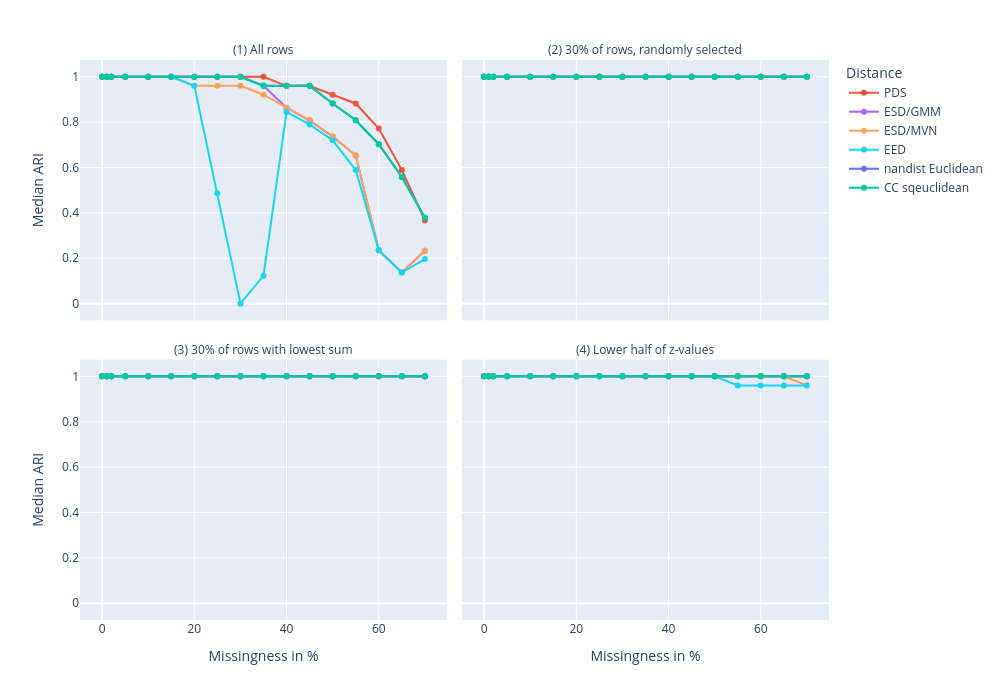
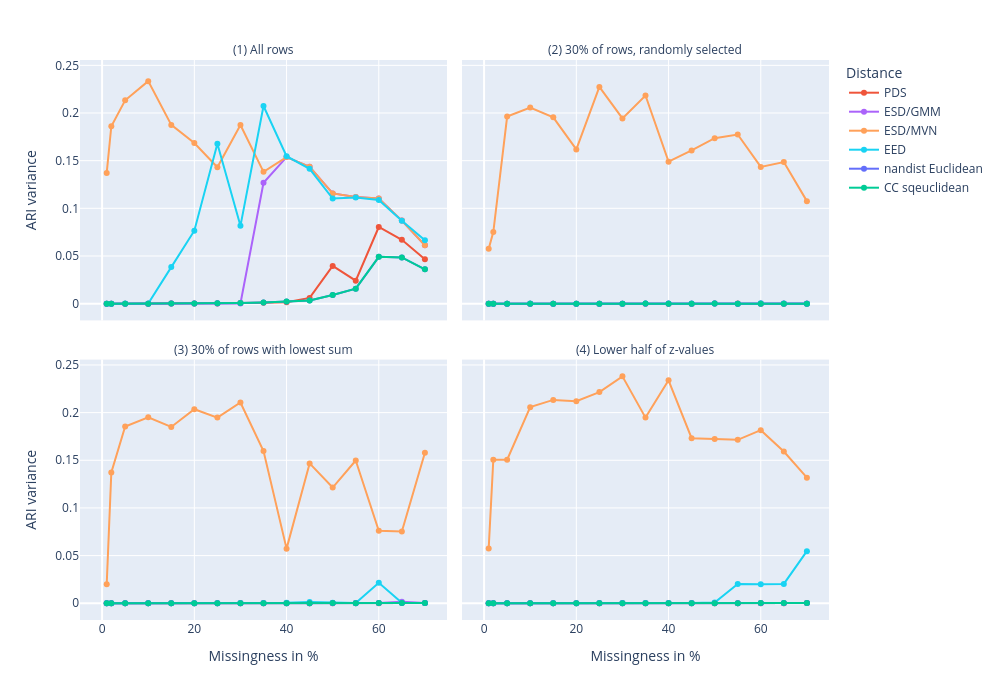

Notebook code cell kept with these figures, in order:
### Markdown cell above
## ARI

### Code cell
quadplot("Median ARI")
quadplot("ARI variance")

### Figure 1 — Plotly figure (JSON) as saved in the notebook; plotly's stock layout.template omitted (floating-point values rounded to 4 significant figures)
{"data": [{"hovertemplate": "Distance=dixon_pds_sqeuclidean<br>Scenario=uniform_everywhere<br>Missingness in %=%{x}<br>Median ARI=%{y}<extra></extra>", "legendgroup": "dixon_pds_sqeuclidean", "line": {"color": "#EF553B", "dash": "solid"}, "marker": {"symbol": "circle"}, "mode": "lines+markers", "name": "PDS", "orientation": "v", "showlegend": true, "type": "scatter", "x": [0, 1, 2, 5, 10, 15, 20, 25, 30, 35, 40, 45, 50, 55, 60, 65, 70], "xaxis": "x3", "y": [1.0, 1.0, 1.0, 1.0, 1.0, 1.0, 1.0, 1.0, 1.0, 1.0, 0.96, 0.96, 0.9208, 0.8824, 0.7721, 0.5889, 0.3664], "yaxis": "y3"}, {"hovertemplate": "Distance=dixon_pds_sqeuclidean<br>Scenario=uniform_randomrows<br>Missingness in %=%{x}<br>Median ARI=%{y}<extra></extra>", "legendgroup": "dixon_pds_sqeuclidean", "line": {"color": "#EF553B", "dash": "solid"}, "marker": {"symbol": "circle"}, "mode": "lines+markers", "name": "PDS", "orientation": "v", "showlegend": false, "type": "scatter", "x": [0, 1, 2, 5, 10, 15, 20, 25, 30, 35, 40, 45, 50, 55, 60, 65, 70], "xaxis": "x4", "y": [1.0, 1.0, 1.0, 1.0, 1.0, 1.0, 1.0, 1.0, 1.0, 1.0, 1.0, 1.0, 1.0, 1.0, 1.0, 1.0, 1.0], "yaxis": "y4"}, {"hovertemplate": "Distance=dixon_pds_sqeuclidean<br>Scenario=uniform_lowestrowsumsonly<br>Missingness in %=%{x}<br>Median ARI=%{y}<extra></extra>", "legendgroup": "dixon_pds_sqeuclidean", "line": {"color": "#EF553B", "dash": "solid"}, "marker": {"symbol": "circle"}, "mode": "lines+markers", "name": "PDS", "orientation": "v", "showlegend": false, "type": "scatter", "x": [0, 1, 2, 5, 10, 15, 20, 25, 30, 35, 40, 45, 50, 55, 60, 65, 70], "xaxis": "x", "y": [1.0, 1.0, 1.0, 1.0, 1.0, 1.0, 1.0, 1.0, 1.0, 1.0, 1.0, 1.0, 1.0, 1.0, 1.0, 1.0, 1.0], "yaxis": "y"}, {"hovertemplate": "Distance=dixon_pds_sqeuclidean<br>Scenario=uniform_halflowestscalars<br>Missingness in %=%{x}<br>Median ARI=%{y}<extra></extra>", "legendgroup": "dixon_pds_sqeuclidean", "line": {"color": "#EF553B", "dash": "solid"}, "marker": {"symbol": "circle"}, "mode": "lines+markers", "name": "PDS", "orientation": "v", "showlegend": false, "type": "scatter", "x": [0, 1, 2, 5, 10, 15, 20, 25, 30, 35, 40, 45, 50, 55, 60, 65, 70], "xaxis": "x2", "y": [1.0, 1.0, 1.0, 1.0, 1.0, 1.0, 1.0, 1.0, 1.0, 1.0, 1.0, 1.0, 1.0, 1.0, 1.0, 1.0, 1.0], "yaxis": "y2"}, {"hovertemplate": "Distance=eirola_esd_gmm<br>Scenario=uniform_everywhere<br>Missingness in %=%{x}<br>Median ARI=%{y}<extra></extra>", "legendgroup": "eirola_esd_gmm", "line": {"color": "#AB63FA", "dash": "solid"}, "marker": {"symbol": "circle"}, "mode": "lines+markers", "name": "ESD/GMM", "orientation": "v", "showlegend": true, "type": "scatter", "x": [0, 1, 2, 5, 10, 15, 20, 25, 30, 35, 40, 45, 50, 55, 60, 65, 70], "xaxis": "x3", "y": [1.0, 1.0, 1.0, 1.0, 1.0, 1.0, 1.0, 1.0, 1.0, 0.96, 0.8636, 0.8081, 0.737, 0.6527, 0.2348, 0.1377, 0.2329], "yaxis": "y3"}, {"hovertemplate": "Distance=eirola_esd_gmm<br>Scenario=uniform_randomrows<br>Missingness in %=%{x}<br>Median ARI=%{y}<extra></extra>", "legendgroup": "eirola_esd_gmm", "line": {"color": "#AB63FA", "dash": "solid"}, "marker": {"symbol": "circle"}, "mode": "lines+markers", "name": "ESD/GMM", "orientation": "v", "showlegend": false, "type": "scatter", "x": [0, 1, 2, 5, 10, 15, 20, 25, 30, 35, 40, 45, 50, 55, 60, 65, 70], "xaxis": "x4", "y": [1.0, 1.0, 1.0, 1.0, 1.0, 1.0, 1.0, 1.0, 1.0, 1.0, 1.0, 1.0, 1.0, 1.0, 1.0, 1.0, 1.0], "yaxis": "y4"}, {"hovertemplate": "Distance=eirola_esd_gmm<br>Scenario=uniform_lowestrowsumsonly<br>Missingness in %=%{x}<br>Median ARI=%{y}<extra></extra>", "legendgroup": "eirola_esd_gmm", "line": {"color": "#AB63FA", "dash": "solid"}, "marker": {"symbol": "circle"}, "mode": "lines+markers", "name": "ESD/GMM", "orientation": "v", "showlegend": false, "type": "scatter", "x": [0, 1, 2, 5, 10, 15, 20, 25, 30, 35, 40, 45, 50, 55, 60, 65, 70], "xaxis": "x", "y": [1.0, 1.0, 1.0, 1.0, 1.0, 1.0, 1.0, 1.0, 1.0, 1.0, 1.0, 1.0, 1.0, 1.0, 1.0, 1.0, 1.0], "yaxis": "y"}, {"hovertemplate": "Distance=eirola_esd_gmm<br>Scenario=uniform_halflowestscalars<br>Missingness in %=%{x}<br>Median ARI=%{y}<extra></extra>", "legendgroup": "eirola_esd_gmm", "line": {"color": "#AB63FA", "dash": "solid"}, "marker": {"symbol": "circle"}, "mode": "lines+markers", "name": "ESD/GMM", "orientation": "v", "showlegend": false, "type": "scatter", "x": [0, 1, 2, 5, 10, 15, 20, 25, 30, 35, 40, 45, 50, 55, 60, 65, 70], "xaxis": "x2", "y": [1.0, 1.0, 1.0, 1.0, 1.0, 1.0, 1.0, 1.0, 1.0, 1.0, 1.0, 1.0, 1.0, 1.0, 1.0, 1.0, 1.0], "yaxis": "y2"}, {"hovertemplate": "Distance=eirola_esd_mvn<br>Scenario=uniform_everywhere<br>Missingness in %=%{x}<br>Median ARI=%{y}<extra></extra>", "legendgroup": "eirola_esd_mvn", "line": {"color": "#FFA15A", "dash": "solid"}, "marker": {"symbol": "circle"}, "mode": "lines+markers", "name": "ESD/MVN", "orientation": "v", "showlegend": true, "type": "scatter", "x": [0, 1, 2, 5, 10, 15, 20, 25, 30, 35, 40, 45, 50, 55, 60, 65, 70], "xaxis": "x3", "y": [1.0, 1.0, 1.0, 1.0, 1.0, 1.0, 0.96, 0.96, 0.96, 0.9208, 0.8636, 0.8081, 0.737, 0.6527, 0.2348, 0.1377, 0.2329], "yaxis": "y3"}, {"hovertemplate": "Distance=eirola_esd_mvn<br>Scenario=uniform_randomrows<br>Missingness in %=%{x}<br>Median ARI=%{y}<extra></extra>", "legendgroup": "eirola_esd_mvn", "line": {"color": "#FFA15A", "dash": "solid"}, "marker": {"symbol": "circle"}, "mode": "lines+markers", "name": "ESD/MVN", "orientation": "v", "showlegend": false, "type": "scatter", "x": [0, 1, 2, 5, 10, 15, 20, 25, 30, 35, 40, 45, 50, 55, 60, 65, 70], "xaxis": "x4", "y": [1.0, 1.0, 1.0, 1.0, 1.0, 1.0, 1.0, 1.0, 1.0, 1.0, 1.0, 1.0, 1.0, 1.0, 1.0, 1.0, 1.0], "yaxis": "y4"}, {"hovertemplate": "Distance=eirola_esd_mvn<br>Scenario=uniform_lowestrowsumsonly<br>Missingness in %=%{x}<br>Median ARI=%{y}<extra></extra>", "legendgroup": "eirola_esd_mvn", "line": {"color": "#FFA15A", "dash": "solid"}, "marker": {"symbol": "circle"}, "mode": "lines+markers", "name": "ESD/MVN", "orientation": "v", "showlegend": false, "type": "scatter", "x": [0, 1, 2, 5, 10, 15, 20, 25, 30, 35, 40, 45, 50, 55, 60, 65, 70], "xaxis": "x", "y": [1.0, 1.0, 1.0, 1.0, 1.0, 1.0, 1.0, 1.0, 1.0, 1.0, 1.0, 1.0, 1.0, 1.0, 1.0, 1.0, 1.0], "yaxis": "y"}, {"hovertemplate": "Distance=eirola_esd_mvn<br>Scenario=uniform_halflowestscalars<br>Missingness in %=%{x}<br>Median ARI=%{y}<extra></extra>", "legendgroup": "eirola_esd_mvn", "line": {"color": "#FFA15A", "dash": "solid"}, "marker": {"symbol": "circle"}, "mode": "lines+markers", "name": "ESD/MVN", "orientation": "v", "showlegend": false, "type": "scatter", "x": [0, 1, 2, 5, 10, 15, 20, 25, 30, 35, 40, 45, 50, 55, 60, 65, 70], "xaxis": "x2", "y": [1.0, 1.0, 1.0, 1.0, 1.0, 1.0, 1.0, 1.0, 1.0, 1.0, 1.0, 1.0, 1.0, 1.0, 1.0, 1.0, 0.96], "yaxis": "y2"}, {"hovertemplate": "Distance=mesquita_eed<br>Scenario=uniform_everywhere<br>Missingness in %=%{x}<br>Median ARI=%{y}<extra></extra>", "legendgroup": "mesquita_eed", "line": {"color": "#19D3F3", "dash": "solid"}, "marker": {"symbol": "circle"}, "mode": "lines+markers", "name": "EED", "orientation": "v", "showlegend": true, "type": "scatter", "x": [0, 1, 2, 5, 10, 15, 20, 25, 30, 35, 40, 45, 50, 55, 60, 65, 70], "xaxis": "x3", "y": [1.0, 1.0, 1.0, 1.0, 1.0, 1.0, 0.96, 0.4866, 0.0, 0.1234, 0.8448, 0.7901, 0.7198, 0.589, 0.2348, 0.1372, 0.1963], "yaxis": "y3"}, {"hovertemplate": "Distance=mesquita_eed<br>Scenario=uniform_randomrows<br>Missingness in %=%{x}<br>Median ARI=%{y}<extra></extra>", "legendgroup": "mesquita_eed", "line": {"color": "#19D3F3", "dash": "solid"}, "marker": {"symbol": "circle"}, "mode": "lines+markers", "name": "EED", "orientation": "v", "showlegend": false, "type": "scatter", "x": [0, 1, 2, 5, 10, 15, 20, 25, 30, 35, 40, 45, 50, 55, 60, 65, 70], "xaxis": "x4", "y": [1.0, 1.0, 1.0, 1.0, 1.0, 1.0, 1.0, 1.0, 1.0, 1.0, 1.0, 1.0, 1.0, 1.0, 1.0, 1.0, 1.0], "yaxis": "y4"}, {"hovertemplate": "Distance=mesquita_eed<br>Scenario=uniform_lowestrowsumsonly<br>Missingness in %=%{x}<br>Median ARI=%{y}<extra></extra>", "legendgroup": "mesquita_eed", "line": {"color": "#19D3F3", "dash": "solid"}, "marker": {"symbol": "circle"}, "mode": "lines+markers", "name": "EED", "orientation": "v", "showlegend": false, "type": "scatter", "x": [0, 1, 2, 5, 10, 15, 20, 25, 30, 35, 40, 45, 50, 55, 60, 65, 70], "xaxis": "x", "y": [1.0, 1.0, 1.0, 1.0, 1.0, 1.0, 1.0, 1.0, 1.0, 1.0, 1.0, 1.0, 1.0, 1.0, 1.0, 1.0, 1.0], "yaxis": "y"}, {"hovertemplate": "Distance=mesquita_eed<br>Scenario=uniform_halflowestscalars<br>Missingness in %=%{x}<br>Median ARI=%{y}<extra></extra>", "legendgroup": "mesquita_eed", "line": {"color": "#19D3F3", "dash": "solid"}, "marker": {"symbol": "circle"}, "mode": "lines+markers", "name": "EED", "orientation": "v", "showlegend": false, "type": "scatter", "x": [0, 1, 2, 5, 10, 15, 20, 25, 30, 35, 40, 45, 50, 55, 60, 65, 70], "xaxis": "x2", "y": [1.0, 1.0, 1.0, 1.0, 1.0, 1.0, 1.0, 1.0, 1.0, 1.0, 1.0, 1.0, 1.0, 0.96, 0.96, 0.96, 0.96], "yaxis": "y2"}, {"hovertemplate": "Distance=nandist_euclidean<br>Scenario=uniform_everywhere<br>Missingness in %=%{x}<br>Median ARI=%{y}<extra></extra>", "legendgroup": "nandist_euclidean", "line": {"color": "#636EFA", "dash": "solid"}, "marker": {"symbol": "circle"}, "mode": "lines+markers", "name": "nandist Euclidean", "orientation": "v", "showlegend": true, "type": "scatter", "x": [0, 1, 2, 5, 10, 15, 20, 25, 30, 35, 40, 45, 50, 55, 60, 65, 70], "xaxis": "x3", "y": [1.0, 1.0, 1.0, 1.0, 1.0, 1.0, 1.0, 1.0, 1.0, 0.96, 0.96, 0.96, 0.8824, 0.8081, 0.7027, 0.5582, 0.3782], "yaxis": "y3"}, {"hovertemplate": "Distance=nandist_euclidean<br>Scenario=uniform_randomrows<br>Missingness in %=%{x}<br>Median ARI=%{y}<extra></extra>", "legendgroup": "nandist_euclidean", "line": {"color": "#636EFA", "dash": "solid"}, "marker": {"symbol": "circle"}, "mode": "lines+markers", "name": "nandist Euclidean", "orientation": "v", "showlegend": false, "type": "scatter", "x": [0, 1, 2, 5, 10, 15, 20, 25, 30, 35, 40, 45, 50, 55, 60, 65, 70], "xaxis": "x4", "y": [1.0, 1.0, 1.0, 1.0, 1.0, 1.0, 1.0, 1.0, 1.0, 1.0, 1.0, 1.0, 1.0, 1.0, 1.0, 1.0, 1.0], "yaxis": "y4"}, {"hovertemplate": "Distance=nandist_euclidean<br>Scenario=uniform_lowestrowsumsonly<br>Missingness in %=%{x}<br>Median ARI=%{y}<extra></extra>", "legendgroup": "nandist_euclidean", "line": {"color": "#636EFA", "dash": "solid"}, "marker": {"symbol": "circle"}, "mode": "lines+markers", "name": "nandist Euclidean", "orientation": "v", "showlegend": false, "type": "scatter", "x": [0, 1, 2, 5, 10, 15, 20, 25, 30, 35, 40, 45, 50, 55, 60, 65, 70], "xaxis": "x", "y": [1.0, 1.0, 1.0, 1.0, 1.0, 1.0, 1.0, 1.0, 1.0, 1.0, 1.0, 1.0, 1.0, 1.0, 1.0, 1.0, 1.0], "yaxis": "y"}, {"hovertemplate": "Distance=nandist_euclidean<br>Scenario=uniform_halflowestscalars<br>Missingness in %=%{x}<br>Median ARI=%{y}<extra></extra>", "legendgroup": "nandist_euclidean", "line": {"color": "#636EFA", "dash": "solid"}, "marker": {"symbol": "circle"}, "mode": "lines+markers", "name": "nandist Euclidean", "orientation": "v", "showlegend": false, "type": "scatter", "x": [0, 1, 2, 5, 10, 15, 20, 25, 30, 35, 40, 45, 50, 55, 60, 65, 70], "xaxis": "x2", "y": [1.0, 1.0, 1.0, 1.0, 1.0, 1.0, 1.0, 1.0, 1.0, 1.0, 1.0, 1.0, 1.0, 1.0, 1.0, 1.0, 1.0], "yaxis": "y2"}, {"hovertemplate": "Distance=sqeuclidean<br>Scenario=uniform_everywhere<br>Missingness in %=%{x}<br>Median ARI=%{y}<extra></extra>", "legendgroup": "sqeuclidean", "line": {"color": "#00CC96", "dash": "solid"}, "marker": {"symbol": "circle"}, "mode": "lines+markers", "name": "CC sqeuclidean", "orientation": "v", "showlegend": true, "type": "scatter", "x": [0, 1, 2, 5, 10, 15, 20, 25, 30, 35, 40, 45, 50, 55, 60, 65, 70], "xaxis": "x3", "y": [1.0, 1.0, 1.0, 1.0, 1.0, 1.0, 1.0, 1.0, 1.0, 0.96, 0.96, 0.96, 0.8824, 0.8081, 0.7027, 0.5582, 0.3782], "yaxis": "y3"}, {"hovertemplate": "Distance=sqeuclidean<br>Scenario=uniform_randomrows<br>Missingness in %=%{x}<br>Median ARI=%{y}<extra></extra>", "legendgroup": "sqeuclidean", "line": {"color": "#00CC96", "dash": "solid"}, "marker": {"symbol": "circle"}, "mode": "lines+markers", "name": "CC sqeuclidean", "orientation": "v", "showlegend": false, "type": "scatter", "x": [0, 1, 2, 5, 10, 15, 20, 25, 30, 35, 40, 45, 50, 55, 60, 65, 70], "xaxis": "x4", "y": [1.0, 1.0, 1.0, 1.0, 1.0, 1.0, 1.0, 1.0, 1.0, 1.0, 1.0, 1.0, 1.0, 1.0, 1.0, 1.0, 1.0], "yaxis": "y4"}, {"hovertemplate": "Distance=sqeuclidean<br>Scenario=uniform_lowestrowsumsonly<br>Missingness in %=%{x}<br>Median ARI=%{y}<extra></extra>", "legendgroup": "sqeuclidean", "line": {"color": "#00CC96", "dash": "solid"}, "marker": {"symbol": "circle"}, "mode": "lines+markers", "name": "CC sqeuclidean", "orientation": "v", "showlegend": false, "type": "scatter", "x": [0, 1, 2, 5, 10, 15, 20, 25, 30, 35, 40, 45, 50, 55, 60, 65, 70], "xaxis": "x", "y": [1.0, 1.0, 1.0, 1.0, 1.0, 1.0, 1.0, 1.0, 1.0, 1.0, 1.0, 1.0, 1.0, 1.0, 1.0, 1.0, 1.0], "yaxis": "y"}, {"hovertemplate": "Distance=sqeuclidean<br>Scenario=uniform_halflowestscalars<br>Missingness in %=%{x}<br>Median ARI=%{y}<extra></extra>", "legendgroup": "sqeuclidean", "line": {"color": "#00CC96", "dash": "solid"}, "marker": {"symbol": "circle"}, "mode": "lines+markers", "name": "CC sqeuclidean", "orientation": "v", "showlegend": false, "type": "scatter", "x": [0, 1, 2, 5, 10, 15, 20, 25, 30, 35, 40, 45, 50, 55, 60, 65, 70], "xaxis": "x2", "y": [1.0, 1.0, 1.0, 1.0, 1.0, 1.0, 1.0, 1.0, 1.0, 1.0, 1.0, 1.0, 1.0, 1.0, 1.0, 1.0, 1.0], "yaxis": "y2"}], "layout": {"annotations": [{"font": {}, "showarrow": false, "text": "(3) 30% of rows with lowest sum", "x": 0.245, "xanchor": "center", "xref": "paper", "y": 0.465, "yanchor": "bottom", "yref": "paper"}, {"font": {}, "showarrow": false, "text": "(4) Lower half of z-values", "x": 0.755, "xanchor": "center", "xref": "paper", "y": 0.465, "yanchor": "bottom", "yref": "paper"}, {"font": {}, "showarrow": false, "text": "(1) All rows", "x": 0.245, "xanchor": "center", "xref": "paper", "y": 1.0, "yanchor": "bottom", "yref": "paper"}, {"font": {}, "showarrow": false, "text": "(2) 30% of rows, randomly selected", "x": 0.755, "xanchor": "center", "xref": "paper", "y": 1.0, "yanchor": "bottom", "yref": "paper"}], "height": 700, "legend": {"title": {"text": "Distance"}, "tracegroupgap": 0}, "margin": {"t": 60}, "width": 1000, "xaxis": {"anchor": "y", "domain": [0, 0.49], "title": {"text": "Missingness in %"}}, "xaxis2": {"anchor": "y2", "domain": [0.51, 1], "matches": "x", "title": {"text": "Missingness in %"}}, "xaxis3": {"anchor": "y3", "domain": [0, 0.49], "matches": "x", "showticklabels": false}, "xaxis4": {"anchor": "y4", "domain": [0.51, 1], "matches": "x", "showticklabels": false}, "yaxis": {"anchor": "x", "domain": [0, 0.465], "title": {"text": "Median ARI"}}, "yaxis2": {"anchor": "x2", "domain": [0, 0.465], "matches": "y", "showticklabels": false}, "yaxis3": {"anchor": "x3", "domain": [0.535, 1.0], "matches": "y", "title": {"text": "Median ARI"}}, "yaxis4": {"anchor": "x4", "domain": [0.535, 1.0], "matches": "y", "showticklabels": false}}}

### Figure 2 — Plotly figure (JSON) as saved in the notebook; plotly's stock layout.template omitted (floating-point values rounded to 4 significant figures)
{"data": [{"hovertemplate": "Distance=dixon_pds_sqeuclidean<br>Scenario=uniform_everywhere<br>Missingness in %=%{x}<br>ARI variance=%{y}<extra></extra>", "legendgroup": "dixon_pds_sqeuclidean", "line": {"color": "#EF553B", "dash": "solid"}, "marker": {"symbol": "circle"}, "mode": "lines+markers", "name": "PDS", "orientation": "v", "showlegend": true, "type": "scatter", "x": [0, 1, 2, 5, 10, 15, 20, 25, 30, 35, 40, 45, 50, 55, 60, 65, 70], "xaxis": "x3", "y": [NaN, 0.0, 0.0, 0.0, 0.0, 0.000183, 9.21e-05, 0.0001724, 0.000625, 0.0009621, 0.001366, 0.006005, 0.03954, 0.02409, 0.0804, 0.06692, 0.04662], "yaxis": "y3"}, {"hovertemplate": "Distance=dixon_pds_sqeuclidean<br>Scenario=uniform_randomrows<br>Missingness in %=%{x}<br>ARI variance=%{y}<extra></extra>", "legendgroup": "dixon_pds_sqeuclidean", "line": {"color": "#EF553B", "dash": "solid"}, "marker": {"symbol": "circle"}, "mode": "lines+markers", "name": "PDS", "orientation": "v", "showlegend": false, "type": "scatter", "x": [0, 1, 2, 5, 10, 15, 20, 25, 30, 35, 40, 45, 50, 55, 60, 65, 70], "xaxis": "x4", "y": [NaN, 0.0, 0.0, 0.0, 0.0, 0.0, 0.0, 0.0, 0.0, 0.0, 0.0, 0.0, 3.201e-05, 3.201e-05, 0.0, 0.0, 0.0], "yaxis": "y4"}, {"hovertemplate": "Distance=dixon_pds_sqeuclidean<br>Scenario=uniform_lowestrowsumsonly<br>Missingness in %=%{x}<br>ARI variance=%{y}<extra></extra>", "legendgroup": "dixon_pds_sqeuclidean", "line": {"color": "#EF553B", "dash": "solid"}, "marker": {"symbol": "circle"}, "mode": "lines+markers", "name": "PDS", "orientation": "v", "showlegend": false, "type": "scatter", "x": [0, 1, 2, 5, 10, 15, 20, 25, 30, 35, 40, 45, 50, 55, 60, 65, 70], "xaxis": "x", "y": [NaN, 0.0, 0.0, 0.0, 0.0, 0.0, 0.0, 0.0, 6.271e-05, 0.0, 3.201e-05, 0.0, 3.201e-05, 0.0001202, 9.21e-05, 0.0003813, 0.0003571], "yaxis": "y"}, {"hovertemplate": "Distance=dixon_pds_sqeuclidean<br>Scenario=uniform_halflowestscalars<br>Missingness in %=%{x}<br>ARI variance=%{y}<extra></extra>", "legendgroup": "dixon_pds_sqeuclidean", "line": {"color": "#EF553B", "dash": "solid"}, "marker": {"symbol": "circle"}, "mode": "lines+markers", "name": "PDS", "orientation": "v", "showlegend": false, "type": "scatter", "x": [0, 1, 2, 5, 10, 15, 20, 25, 30, 35, 40, 45, 50, 55, 60, 65, 70], "xaxis": "x2", "y": [NaN, 0.0, 0.0, 0.0, 0.0, 0.0, 0.0, 0.0, 3.201e-05, 0.0, 0.0, 3.201e-05, 0.0, 3.201e-05, 6.271e-05, 9.21e-05, 0.0002824], "yaxis": "y2"}, {"hovertemplate": "Distance=eirola_esd_gmm<br>Scenario=uniform_everywhere<br>Missingness in %=%{x}<br>ARI variance=%{y}<extra></extra>", "legendgroup": "eirola_esd_gmm", "line": {"color": "#AB63FA", "dash": "solid"}, "marker": {"symbol": "circle"}, "mode": "lines+markers", "name": "ESD/GMM", "orientation": "v", "showlegend": true, "type": "scatter", "x": [0, 1, 2, 5, 10, 15, 20, 25, 30, 35, 40, 45, 50, 55, 60, 65, 70], "xaxis": "x3", "y": [NaN, 0.0, 0.0, 0.0, 0.0, 3.201e-05, 3.201e-05, 0.0001202, 0.000147, 0.1268, 0.1537, 0.1436, 0.1157, 0.112, 0.1103, 0.08712, 0.06127], "yaxis": "y3"}, {"hovertemplate": "Distance=eirola_esd_gmm<br>Scenario=uniform_randomrows<br>Missingness in %=%{x}<br>ARI variance=%{y}<extra></extra>", "legendgroup": "eirola_esd_gmm", "line": {"color": "#AB63FA", "dash": "solid"}, "marker": {"symbol": "circle"}, "mode": "lines+markers", "name": "ESD/GMM", "orientation": "v", "showlegend": false, "type": "scatter", "x": [0, 1, 2, 5, 10, 15, 20, 25, 30, 35, 40, 45, 50, 55, 60, 65, 70], "xaxis": "x4", "y": [NaN, 0.0, 0.0, 0.0, 0.0, 0.0, 0.0, 0.0, 0.0, 0.0, 3.201e-05, 0.0, 3.201e-05, 0.0, 3.201e-05, 3.201e-05, 6.271e-05], "yaxis": "y4"}, {"hovertemplate": "Distance=eirola_esd_gmm<br>Scenario=uniform_lowestrowsumsonly<br>Missingness in %=%{x}<br>ARI variance=%{y}<extra></extra>", "legendgroup": "eirola_esd_gmm", "line": {"color": "#AB63FA", "dash": "solid"}, "marker": {"symbol": "circle"}, "mode": "lines+markers", "name": "ESD/GMM", "orientation": "v", "showlegend": false, "type": "scatter", "x": [0, 1, 2, 5, 10, 15, 20, 25, 30, 35, 40, 45, 50, 55, 60, 65, 70], "xaxis": "x", "y": [NaN, 0.0, 0.0, 0.0, 0.0, 0.0, 0.0, 0.0, 6.271e-05, 0.0, 6.271e-05, 0.0, 3.201e-05, 6.271e-05, 0.0001966, 0.00155, 0.0002098], "yaxis": "y"}, {"hovertemplate": "Distance=eirola_esd_gmm<br>Scenario=uniform_halflowestscalars<br>Missingness in %=%{x}<br>ARI variance=%{y}<extra></extra>", "legendgroup": "eirola_esd_gmm", "line": {"color": "#AB63FA", "dash": "solid"}, "marker": {"symbol": "circle"}, "mode": "lines+markers", "name": "ESD/GMM", "orientation": "v", "showlegend": false, "type": "scatter", "x": [0, 1, 2, 5, 10, 15, 20, 25, 30, 35, 40, 45, 50, 55, 60, 65, 70], "xaxis": "x2", "y": [NaN, 0.0, 0.0, 0.0, 0.0, 0.0, 0.0, 0.0, 0.0, 0.0, 0.0, 0.0, 0.0001254, 3.201e-05, 9.21e-05, 3.201e-05, 0.000147], "yaxis": "y2"}, {"hovertemplate": "Distance=eirola_esd_mvn<br>Scenario=uniform_everywhere<br>Missingness in %=%{x}<br>ARI variance=%{y}<extra></extra>", "legendgroup": "eirola_esd_mvn", "line": {"color": "#FFA15A", "dash": "solid"}, "marker": {"symbol": "circle"}, "mode": "lines+markers", "name": "ESD/MVN", "orientation": "v", "showlegend": true, "type": "scatter", "x": [0, 1, 2, 5, 10, 15, 20, 25, 30, 35, 40, 45, 50, 55, 60, 65, 70], "xaxis": "x3", "y": [NaN, 0.1371, 0.1861, 0.2133, 0.2334, 0.1875, 0.1685, 0.1431, 0.1874, 0.1383, 0.1537, 0.1436, 0.1157, 0.112, 0.1103, 0.08712, 0.06127], "yaxis": "y3"}, {"hovertemplate": "Distance=eirola_esd_mvn<br>Scenario=uniform_randomrows<br>Missingness in %=%{x}<br>ARI variance=%{y}<extra></extra>", "legendgroup": "eirola_esd_mvn", "line": {"color": "#FFA15A", "dash": "solid"}, "marker": {"symbol": "circle"}, "mode": "lines+markers", "name": "ESD/MVN", "orientation": "v", "showlegend": false, "type": "scatter", "x": [0, 1, 2, 5, 10, 15, 20, 25, 30, 35, 40, 45, 50, 55, 60, 65, 70], "xaxis": "x4", "y": [NaN, 0.05755, 0.0751, 0.1963, 0.2057, 0.1955, 0.1618, 0.2274, 0.1944, 0.2184, 0.1489, 0.1607, 0.1735, 0.1774, 0.1435, 0.1485, 0.1075], "yaxis": "y4"}, {"hovertemplate": "Distance=eirola_esd_mvn<br>Scenario=uniform_lowestrowsumsonly<br>Missingness in %=%{x}<br>ARI variance=%{y}<extra></extra>", "legendgroup": "eirola_esd_mvn", "line": {"color": "#FFA15A", "dash": "solid"}, "marker": {"symbol": "circle"}, "mode": "lines+markers", "name": "ESD/MVN", "orientation": "v", "showlegend": false, "type": "scatter", "x": [0, 1, 2, 5, 10, 15, 20, 25, 30, 35, 40, 45, 50, 55, 60, 65, 70], "xaxis": "x", "y": [NaN, 0.02, 0.1371, 0.1854, 0.1951, 0.185, 0.2036, 0.1948, 0.2106, 0.1596, 0.05729, 0.1467, 0.1214, 0.1498, 0.07592, 0.07522, 0.1579], "yaxis": "y"}, {"hovertemplate": "Distance=eirola_esd_mvn<br>Scenario=uniform_halflowestscalars<br>Missingness in %=%{x}<br>ARI variance=%{y}<extra></extra>", "legendgroup": "eirola_esd_mvn", "line": {"color": "#FFA15A", "dash": "solid"}, "marker": {"symbol": "circle"}, "mode": "lines+markers", "name": "ESD/MVN", "orientation": "v", "showlegend": false, "type": "scatter", "x": [0, 1, 2, 5, 10, 15, 20, 25, 30, 35, 40, 45, 50, 55, 60, 65, 70], "xaxis": "x2", "y": [NaN, 0.05755, 0.1506, 0.1506, 0.2057, 0.2133, 0.212, 0.2215, 0.238, 0.1947, 0.2339, 0.1731, 0.1724, 0.1714, 0.1816, 0.1592, 0.1317], "yaxis": "y2"}, {"hovertemplate": "Distance=mesquita_eed<br>Scenario=uniform_everywhere<br>Missingness in %=%{x}<br>ARI variance=%{y}<extra></extra>", "legendgroup": "mesquita_eed", "line": {"color": "#19D3F3", "dash": "solid"}, "marker": {"symbol": "circle"}, "mode": "lines+markers", "name": "EED", "orientation": "v", "showlegend": true, "type": "scatter", "x": [0, 1, 2, 5, 10, 15, 20, 25, 30, 35, 40, 45, 50, 55, 60, 65, 70], "xaxis": "x3", "y": [NaN, 0.0, 0.0, 0.0001254, 0.0001724, 0.03833, 0.07656, 0.1677, 0.08162, 0.2074, 0.1547, 0.1415, 0.1102, 0.1113, 0.1087, 0.08693, 0.06646], "yaxis": "y3"}, {"hovertemplate": "Distance=mesquita_eed<br>Scenario=uniform_randomrows<br>Missingness in %=%{x}<br>ARI variance=%{y}<extra></extra>", "legendgroup": "mesquita_eed", "line": {"color": "#19D3F3", "dash": "solid"}, "marker": {"symbol": "circle"}, "mode": "lines+markers", "name": "EED", "orientation": "v", "showlegend": false, "type": "scatter", "x": [0, 1, 2, 5, 10, 15, 20, 25, 30, 35, 40, 45, 50, 55, 60, 65, 70], "xaxis": "x4", "y": [NaN, 0.0, 0.0, 0.0, 3.201e-05, 0.0, 0.0, 0.0, 0.0, 0.0001202, 9.21e-05, 3.201e-05, 0.000147, 0.0, 0.0004888, 9.21e-05, 0.0], "yaxis": "y4"}, {"hovertemplate": "Distance=mesquita_eed<br>Scenario=uniform_lowestrowsumsonly<br>Missingness in %=%{x}<br>ARI variance=%{y}<extra></extra>", "legendgroup": "mesquita_eed", "line": {"color": "#19D3F3", "dash": "solid"}, "marker": {"symbol": "circle"}, "mode": "lines+markers", "name": "EED", "orientation": "v", "showlegend": false, "type": "scatter", "x": [0, 1, 2, 5, 10, 15, 20, 25, 30, 35, 40, 45, 50, 55, 60, 65, 70], "xaxis": "x", "y": [NaN, 0.0, 0.0, 0.0, 0.0, 0.0, 0.0, 3.201e-05, 0.0001724, 0.000183, 0.0004043, 0.00131, 0.0004816, 0.0002824, 0.02151, 0.0005743, 0.0002979], "yaxis": "y"}, {"hovertemplate": "Distance=mesquita_eed<br>Scenario=uniform_halflowestscalars<br>Missingness in %=%{x}<br>ARI variance=%{y}<extra></extra>", "legendgroup": "mesquita_eed", "line": {"color": "#19D3F3", "dash": "solid"}, "marker": {"symbol": "circle"}, "mode": "lines+markers", "name": "EED", "orientation": "v", "showlegend": false, "type": "scatter", "x": [0, 1, 2, 5, 10, 15, 20, 25, 30, 35, 40, 45, 50, 55, 60, 65, 70], "xaxis": "x2", "y": [NaN, 0.0, 0.0, 0.0, 0.0, 0.0, 3.201e-05, 0.0001202, 0.0001724, 0.0001549, 0.0002824, 0.0002195, 0.0008409, 0.02022, 0.01999, 0.02025, 0.05464], "yaxis": "y2"}, {"hovertemplate": "Distance=nandist_euclidean<br>Scenario=uniform_everywhere<br>Missingness in %=%{x}<br>ARI variance=%{y}<extra></extra>", "legendgroup": "nandist_euclidean", "line": {"color": "#636EFA", "dash": "solid"}, "marker": {"symbol": "circle"}, "mode": "lines+markers", "name": "nandist Euclidean", "orientation": "v", "showlegend": true, "type": "scatter", "x": [0, 1, 2, 5, 10, 15, 20, 25, 30, 35, 40, 45, 50, 55, 60, 65, 70], "xaxis": "x3", "y": [NaN, 0.0, 0.0, 0.0, 0.0, 6.271e-05, 0.0002098, 0.000304, 0.0005322, 0.001151, 0.002187, 0.003281, 0.009019, 0.01573, 0.04907, 0.04848, 0.03602], "yaxis": "y3"}, {"hovertemplate": "Distance=nandist_euclidean<br>Scenario=uniform_randomrows<br>Missingness in %=%{x}<br>ARI variance=%{y}<extra></extra>", "legendgroup": "nandist_euclidean", "line": {"color": "#636EFA", "dash": "solid"}, "marker": {"symbol": "circle"}, "mode": "lines+markers", "name": "nandist Euclidean", "orientation": "v", "showlegend": false, "type": "scatter", "x": [0, 1, 2, 5, 10, 15, 20, 25, 30, 35, 40, 45, 50, 55, 60, 65, 70], "xaxis": "x4", "y": [NaN, 0.0, 0.0, 0.0, 0.0, 0.0, 0.0, 0.0, 0.0, 3.201e-05, 0.0, 0.0, 3.201e-05, 0.0, 0.0, 0.0, 0.0], "yaxis": "y4"}, {"hovertemplate": "Distance=nandist_euclidean<br>Scenario=uniform_lowestrowsumsonly<br>Missingness in %=%{x}<br>ARI variance=%{y}<extra></extra>", "legendgroup": "nandist_euclidean", "line": {"color": "#636EFA", "dash": "solid"}, "marker": {"symbol": "circle"}, "mode": "lines+markers", "name": "nandist Euclidean", "orientation": "v", "showlegend": false, "type": "scatter", "x": [0, 1, 2, 5, 10, 15, 20, 25, 30, 35, 40, 45, 50, 55, 60, 65, 70], "xaxis": "x", "y": [NaN, 0.0, 0.0, 0.0, 0.0, 3.201e-05, 3.201e-05, 3.201e-05, 3.201e-05, 3.201e-05, 0.0, 9.21e-05, 0.0001202, 6.271e-05, 0.0002595, 0.0002595, 0.0001724], "yaxis": "y"}, {"hovertemplate": "Distance=nandist_euclidean<br>Scenario=uniform_halflowestscalars<br>Missingness in %=%{x}<br>ARI variance=%{y}<extra></extra>", "legendgroup": "nandist_euclidean", "line": {"color": "#636EFA", "dash": "solid"}, "marker": {"symbol": "circle"}, "mode": "lines+markers", "name": "nandist Euclidean", "orientation": "v", "showlegend": false, "type": "scatter", "x": [0, 1, 2, 5, 10, 15, 20, 25, 30, 35, 40, 45, 50, 55, 60, 65, 70], "xaxis": "x2", "y": [NaN, 0.0, 0.0, 0.0, 0.0, 0.0, 0.0, 0.0, 3.201e-05, 0.0, 3.201e-05, 3.201e-05, 6.271e-05, 9.21e-05, 0.0001202, 0.000241, 0.0001966], "yaxis": "y2"}, {"hovertemplate": "Distance=sqeuclidean<br>Scenario=uniform_everywhere<br>Missingness in %=%{x}<br>ARI variance=%{y}<extra></extra>", "legendgroup": "sqeuclidean", "line": {"color": "#00CC96", "dash": "solid"}, "marker": {"symbol": "circle"}, "mode": "lines+markers", "name": "CC sqeuclidean", "orientation": "v", "showlegend": true, "type": "scatter", "x": [0, 1, 2, 5, 10, 15, 20, 25, 30, 35, 40, 45, 50, 55, 60, 65, 70], "xaxis": "x3", "y": [NaN, 0.0, 0.0, 0.0, 0.0, 6.271e-05, 0.0002098, 0.000304, 0.0005322, 0.001151, 0.002187, 0.003281, 0.009019, 0.01573, 0.04907, 0.04848, 0.03602], "yaxis": "y3"}, {"hovertemplate": "Distance=sqeuclidean<br>Scenario=uniform_randomrows<br>Missingness in %=%{x}<br>ARI variance=%{y}<extra></extra>", "legendgroup": "sqeuclidean", "line": {"color": "#00CC96", "dash": "solid"}, "marker": {"symbol": "circle"}, "mode": "lines+markers", "name": "CC sqeuclidean", "orientation": "v", "showlegend": false, "type": "scatter", "x": [0, 1, 2, 5, 10, 15, 20, 25, 30, 35, 40, 45, 50, 55, 60, 65, 70], "xaxis": "x4", "y": [NaN, 0.0, 0.0, 0.0, 0.0, 0.0, 0.0, 0.0, 0.0, 3.201e-05, 0.0, 0.0, 3.201e-05, 0.0, 0.0, 0.0, 0.0], "yaxis": "y4"}, {"hovertemplate": "Distance=sqeuclidean<br>Scenario=uniform_lowestrowsumsonly<br>Missingness in %=%{x}<br>ARI variance=%{y}<extra></extra>", "legendgroup": "sqeuclidean", "line": {"color": "#00CC96", "dash": "solid"}, "marker": {"symbol": "circle"}, "mode": "lines+markers", "name": "CC sqeuclidean", "orientation": "v", "showlegend": false, "type": "scatter", "x": [0, 1, 2, 5, 10, 15, 20, 25, 30, 35, 40, 45, 50, 55, 60, 65, 70], "xaxis": "x", "y": [NaN, 0.0, 0.0, 0.0, 0.0, 3.201e-05, 3.201e-05, 3.201e-05, 3.201e-05, 3.201e-05, 0.0, 9.21e-05, 0.0001202, 6.271e-05, 0.0002595, 0.0002595, 0.0001724], "yaxis": "y"}, {"hovertemplate": "Distance=sqeuclidean<br>Scenario=uniform_halflowestscalars<br>Missingness in %=%{x}<br>ARI variance=%{y}<extra></extra>", "legendgroup": "sqeuclidean", "line": {"color": "#00CC96", "dash": "solid"}, "marker": {"symbol": "circle"}, "mode": "lines+markers", "name": "CC sqeuclidean", "orientation": "v", "showlegend": false, "type": "scatter", "x": [0, 1, 2, 5, 10, 15, 20, 25, 30, 35, 40, 45, 50, 55, 60, 65, 70], "xaxis": "x2", "y": [NaN, 0.0, 0.0, 0.0, 0.0, 0.0, 0.0, 0.0, 3.201e-05, 0.0, 3.201e-05, 3.201e-05, 6.271e-05, 9.21e-05, 0.0001202, 0.000241, 0.0001966], "yaxis": "y2"}], "layout": {"annotations": [{"font": {}, "showarrow": false, "text": "(3) 30% of rows with lowest sum", "x": 0.245, "xanchor": "center", "xref": "paper", "y": 0.465, "yanchor": "bottom", "yref": "paper"}, {"font": {}, "showarrow": false, "text": "(4) Lower half of z-values", "x": 0.755, "xanchor": "center", "xref": "paper", "y": 0.465, "yanchor": "bottom", "yref": "paper"}, {"font": {}, "showarrow": false, "text": "(1) All rows", "x": 0.245, "xanchor": "center", "xref": "paper", "y": 1.0, "yanchor": "bottom", "yref": "paper"}, {"font": {}, "showarrow": false, "text": "(2) 30% of rows, randomly selected", "x": 0.755, "xanchor": "center", "xref": "paper", "y": 1.0, "yanchor": "bottom", "yref": "paper"}], "height": 700, "legend": {"title": {"text": "Distance"}, "tracegroupgap": 0}, "margin": {"t": 60}, "width": 1000, "xaxis": {"anchor": "y", "domain": [0, 0.49], "title": {"text": "Missingness in %"}}, "xaxis2": {"anchor": "y2", "domain": [0.51, 1], "matches": "x", "title": {"text": "Missingness in %"}}, "xaxis3": {"anchor": "y3", "domain": [0, 0.49], "matches": "x", "showticklabels": false}, "xaxis4": {"anchor": "y4", "domain": [0.51, 1], "matches": "x", "showticklabels": false}, "yaxis": {"anchor": "x", "domain": [0, 0.465], "title": {"text": "ARI variance"}}, "yaxis2": {"anchor": "x2", "domain": [0, 0.465], "matches": "y", "showticklabels": false}, "yaxis3": {"anchor": "x3", "domain": [0.535, 1.0], "matches": "y", "title": {"text": "ARI variance"}}, "yaxis4": {"anchor": "x4", "domain": [0.535, 1.0], "matches": "y", "showticklabels": false}}}
